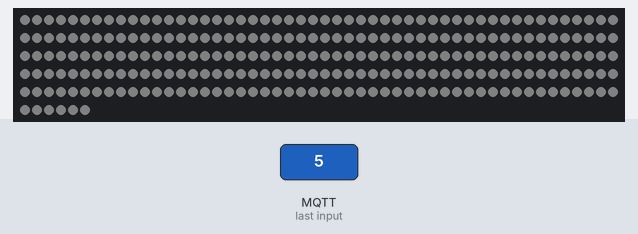
Recording of a sketch running on a simulated ESP8266 (NodeMCU). Parts: 256 RGB LEDs in strip order, left to right, continuing on the next row. The inputs (shaded band) are chosen by the test bench. Dim RGB values are drawn brighter than linear; WiFi joins after 1.5 s; servers stay silent unless stated; the strip is taken to match the declared colour order; no MQTT or app messages arrive unless stated; what the sketch prints to the serial monitor is not drawn.

2.8 s: MQTT message "5" arrives on the first subscribed topic
Above: at 3.9 s.
4.3 s: MQTT message "90" arrives on the first subscribed topic
Timing chart, 0 to 7.3 s (numbered marks = the images above; inputs shaded):
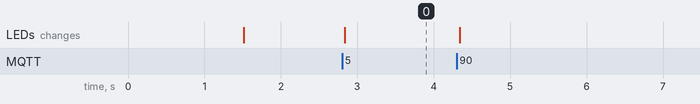

Measured:
- after the input at 2.8 s, the LEDs: change at once (image 0)

The sketch:

mqtt_8266_neopixel_matrix.ino
```cpp
#include <ESP8266WiFi.h>
#include <PubSubClient.h>

const char* ssid     = "4D";
const char* password = "5Y8N0IwFfI";
const char* mqtt_server = "192.168.1.125";
const char* topic = "neopixel_matrix/1";

WiFiClient espClient;
PubSubClient client(espClient);


#include <Adafruit_NeoPixel.h>
#define PIN            12
#define NUMPIXELS     256
int r;
int g;
int b;

Adafruit_NeoPixel pixels = Adafruit_NeoPixel(NUMPIXELS, PIN, NEO_RGB + NEO_KHZ800);

int delayval = 0; // delay for half a second

void setup() {
  Serial.begin(115200);
  setup_wifi();
  client.setServer(mqtt_server, 1883);
  client.setCallback(callback);
  pixels.begin(); // This initializes the NeoPixel library.
}

void setup_wifi() {

  delay(10);
  // We start by connecting to a WiFi network
  Serial.println();
  Serial.print("Connecting to ");
  Serial.println(ssid);

  WiFi.begin(ssid, password);

  while (WiFi.status() != WL_CONNECTED) {
    delay(500);
    Serial.print(".");
  }

  Serial.println("");
  Serial.println("WiFi connected");
  Serial.println("IP address: ");
  Serial.println(WiFi.localIP());
}

void callback(char* topic, byte* payload, unsigned int length) {

//   char message_buff[200];
//
//   int i = 0;
//
//  for(i=0; i<length; i++) {
//    message_buff[i] = payload[i];
//  }
//  message_buff[i] = '\0';
//
//  String myString = String(message_buff);

  payload[length] = '\0';
  String myString = String((char*)payload);

  Serial.println("incoming string:" + myString);


int commaIndex = myString.indexOf(',');
int secondCommaIndex = myString.indexOf(',', commaIndex+1);

String firstValue = myString.substring(0, commaIndex);
String secondValue = myString.substring(commaIndex+1, secondCommaIndex);
String thirdValue = myString.substring(secondCommaIndex+1); //To the end of the string

int r = firstValue.toInt();
int g = secondValue.toInt();
int b = thirdValue.toInt();

Serial.println("before function: " + String(r) + "," + String(g) + "," + String(b));
updatecolors(r,g,b);

}

void reconnect() {
  // Loop until we're reconnected
  while (!client.connected()) {

      Serial.print("Attempting MQTT connection...");
    // Attempt to connect
    if (client.connect(topic)) {
      Serial.println("connected");
      // Once connected, publish an announcement...
      client.publish(topic, "connected");
      // ... and resubscribe
      client.subscribe(topic);
    } else {
      Serial.print("failed, rc=");
      Serial.print(client.state());
      Serial.println(" try again in 5 seconds");
      // Wait 5 seconds before retrying
      delay(5000);
    }
  }
}


void loop() {

    if (!client.connected()) {
    reconnect();
  }

     client.loop();
}

void updatecolors(int r, int g, int b) {

  Serial.println("sending colors to led display");

  Serial.println(String(r) + "," + String(g) + "," + String(b));

   for(int i=0;i<NUMPIXELS;i++){

    pixels.setPixelColor(i, pixels.Color(r,g,b));

    delay(delayval); // Delay for a period of time (in milliseconds).

  }
     pixels.show(); // This sends the updated pixel color to the hardware.

}
```
